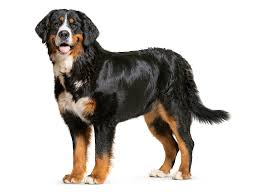
#> input picture dog.jpeg, 259 x 194 px
$ jupyter execute facerecognition.ipynb   (text cells are left out)
#> lines starting #> are read from the running program, lines starting #| are printed output that depends on the picture; after the words box and inside, x2 and y2 are one past the last pixel; in counts of white or black regions, pixels touching at a corner belong together
[cell 1]
import cv2

#READING AN IMAGE(COLOURED)

#1 for coloured and 0 for black and white

img=cv2.imread("dog.jpeg",1)   #coloured
#> img is the input picture: shape (194, 259, 3); mean B, G, R 188.9, 193.3, 197.7
#print(img)
#type(img)
#print(img.shape) #194rows , 259coloumns, 3channels

#DISPLAY IMAGE
"""
cv2.imshow("dog.jpeg", img)  #OPENS A WINDOW TO DISPLAY IMAGE

cv2.waitKey(2000)                #WINDOW WAITS FOR 2000 milliseconds to close

cv2.destroyAllWindows()
"""

#if we don't declare destroyAllWindows, the window will stop responding after nemtioned time.

#cleans the window on the basis of parameter of waitforkey function\

#RESIZING

"""
resized=cv2.resize(img, (600,600))
cv2.imshow("dog.jpeg",resized)
cv2.waitKey(2000)
cv2.destroyAllWindows()
"""


#RESIZING SYMETRICALLY

#Here we are making the size of the image just DOUBLE

resized_img=cv2.resize(img, (int(img.shape[1]*2), int(img.shape[0]*2)))
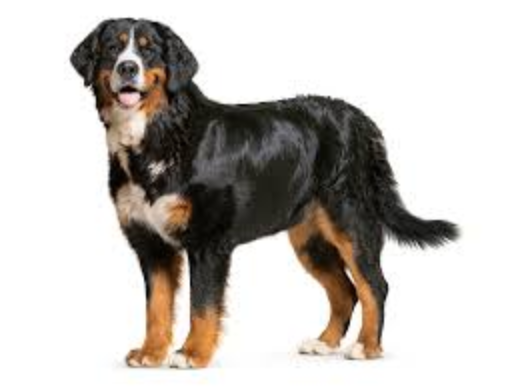
#> resized_img: shape (388, 518, 3); mean B, G, R 188.9, 193.3, 197.7

cv2.imshow("dog",resized_img)
cv2.waitKey(2000)
cv2.destroyAllWindows()

[cell 2]
import cv2

face_cascade=cv2.CascadeClassifier("C:\opencv\sources\data\haarcascades\haarcascade_frontalface_default.xml")

#read the image
photo=cv2.imread("1.jpeg")
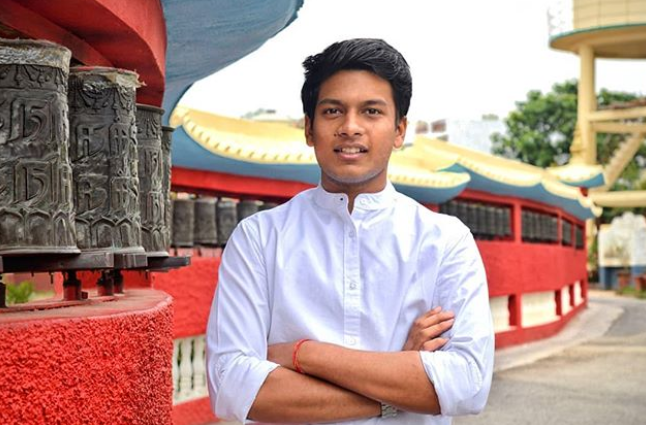
#> input picture 1.jpeg, 646 x 425 px
#> photo is the input picture: shape (425, 646, 3); mean B, G, R 138.9, 145.3, 176.4

gray=cv2.cvtColor(photo, cv2.COLOR_BGR2GRAY)
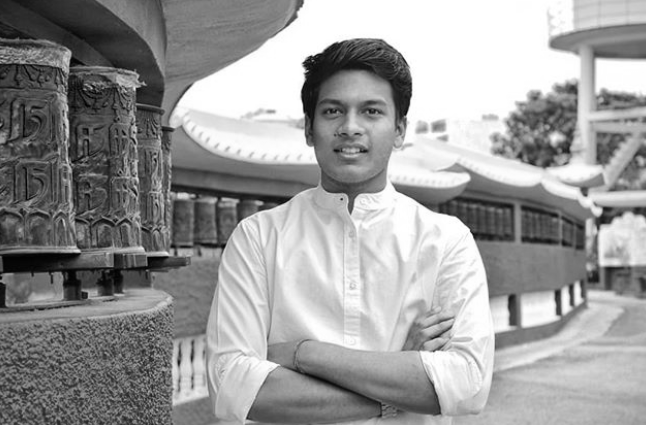
#> gray: shape (425, 646); min 1, max 255, mean 153.9

#identifying the coordinates of face

faces=face_cascade.detectMultiScale(gray, scaleFactor=1.05, minNeighbors=5)
#> faces = [[73, 169, 40, 40], [18, 283, 63, 63], [303, 72, 100, 100]]
print(type(faces))
#| <class 'numpy.ndarray'>
print(faces)
#| [[ 73 169  40  40]
#|  [ 18 283  63  63]
#|  [303  72 100 100]]

#creating rectangle around for the coordinates.

for x,y,w,h in faces:
    photo= cv2.rectangle(photo, (x,y), (x+w, y+h), (57, 3, 252), 3)
#> this loop made 3 passes
#> pass 1, `photo= cv2.rectangle(photo, (x,y), (x+w, y+h), (57, 3, 252), 3)`:
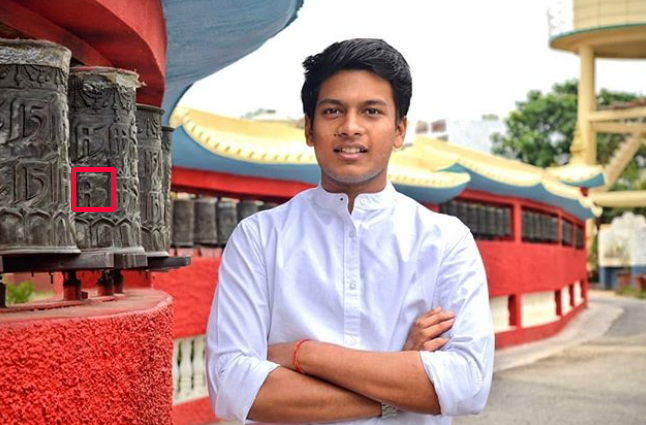
#> photo: shape (425, 646, 3); 0.29% of pixels changed, all inside (x1, y1, x2, y2) = (71, 167, 116, 212)
#> pass 2, `photo= cv2.rectangle(photo, (x,y), (x+w, y+h), (57, 3, 252), 3)`:
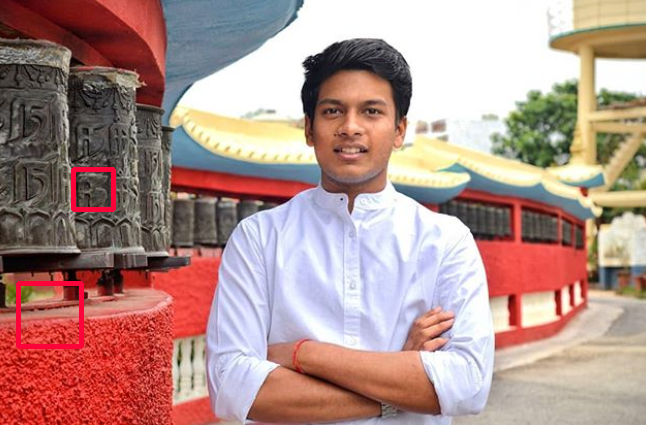
#> photo: shape (425, 646, 3); 0.45% of pixels changed, all inside (x1, y1, x2, y2) = (16, 281, 84, 349)
#> pass 3, `photo= cv2.rectangle(photo, (x,y), (x+w, y+h), (57, 3, 252), 3)`:
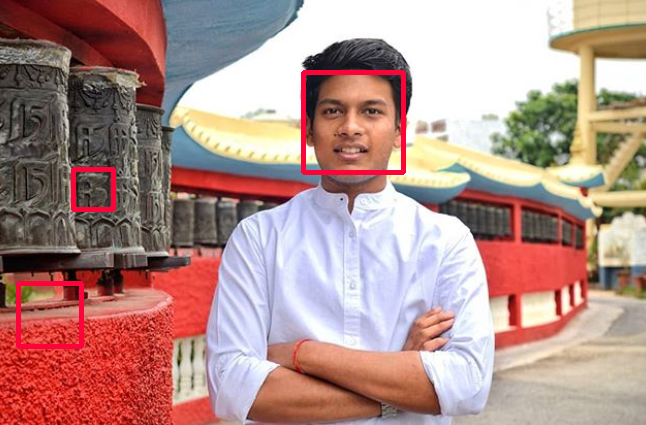
#> photo: shape (425, 646, 3); 0.72% of pixels changed, all inside (x1, y1, x2, y2) = (301, 70, 406, 175)

resized = cv2.resize(photo,(int(photo.shape[1]), int(photo.shape[0])))

cv2.imshow("FACE RECOGNITION", photo)

cv2.waitKey(20000)

cv2.destroyAllWindows()

[cell 3]
import cv2
import time

#to create a Video_capture object
video=cv2.VideoCapture(0)

#WE'LL ADD A WINDOW THAT'LL SHOW THE VIDEO

check, frame=video.read()
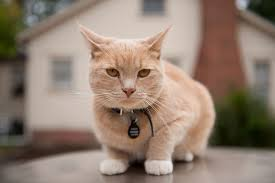
#> input picture cat.jpeg, 275 x 183 px, given in place of the camera
#> frame is the input picture: shape (183, 275, 3); mean B, G, R 112.7, 126.6, 145

#check is a bool datatype that will return true if it is able to read the object or the frame being captured.

#adding time for the camera to be on

print(check)
#| True
print(frame)
#> (printed output is left out)

time.sleep(3)

#now we will add the imshow function

cv2.imshow("capture",frame)

cv2.waitKey(2000)

cv2.destroyAllWindows()

#releasing the video

video.release()

# UNTILL HERE IF WE RUN, WE'll SEE THAT WEBCAM LIGHT BLINKS.

# NOW WE'LL ADD A TIME DELAY UP THERE.

[cell 4]
import cv2
import time

video = cv2.VideoCapture(0)

a=1

while True:
    a=a+1
    check, frame = video.read()
    print(frame)
#> (printed output is left out)

    gray = cv2.cvtColor(frame, cv2.COLOR_BGR2GRAY)
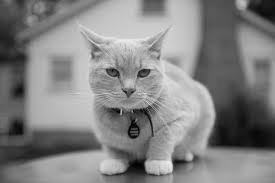
#> gray: shape (183, 275); min 2, max 238, mean 130.5

    cv2.imshow("CAPTURE",gray)

    key = cv2.waitKey(1)    #new frame after 1 millisecond
#> (key q is pressed here)

    if key == ord('q'):         #press q to close the windows
        break

print(a)   #THIS WILL PRINT THE NUMBER OF FRAMES

video.release()

cv2.destroyAllWindows()
